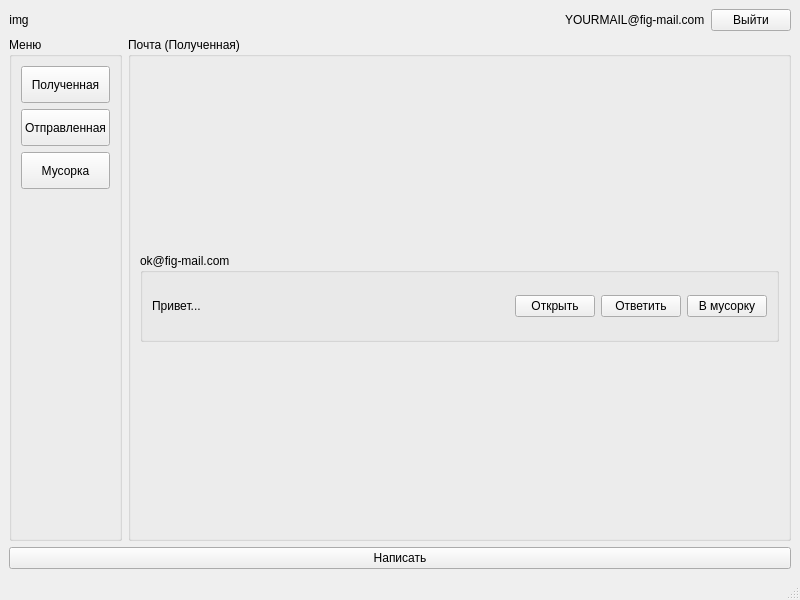
<?xml version="1.0" encoding="UTF-8"?>
<ui version="4.0">
 <class>MainWindow</class>
 <widget class="QMainWindow" name="MainWindow">
  <property name="geometry">
   <rect>
    <x>0</x>
    <y>0</y>
    <width>800</width>
    <height>600</height>
   </rect>
  </property>
  <property name="windowTitle">
   <string>MainWindow</string>
  </property>
  <widget class="QWidget" name="centralwidget">
   <layout class="QVBoxLayout" name="verticalLayout">
    <item>
     <layout class="QHBoxLayout" name="horizontalLayout">
      <item>
       <widget class="QLabel" name="img_label">
        <property name="maximumSize">
         <size>
          <width>16777215</width>
          <height>100</height>
         </size>
        </property>
        <property name="text">
         <string>img</string>
        </property>
        <property name="alignment">
         <set>Qt::AlignCenter</set>
        </property>
       </widget>
      </item>
      <item>
       <spacer name="horizontalSpacer">
        <property name="orientation">
         <enum>Qt::Horizontal</enum>
        </property>
        <property name="sizeType">
         <enum>QSizePolicy::Expanding</enum>
        </property>
        <property name="sizeHint" stdset="0">
         <size>
          <width>40</width>
          <height>1</height>
         </size>
        </property>
       </spacer>
      </item>
      <item>
       <widget class="QLabel" name="label">
        <property name="maximumSize">
         <size>
          <width>16777215</width>
          <height>100</height>
         </size>
        </property>
        <property name="text">
         <string>YOURMAIL@fig-mail.com</string>
        </property>
       </widget>
      </item>
      <item>
       <widget class="QPushButton" name="pushButton">
        <property name="text">
         <string>Выйти</string>
        </property>
       </widget>
      </item>
     </layout>
    </item>
    <item>
     <layout class="QHBoxLayout" name="horizontalLayout_2">
      <item>
       <widget class="QGroupBox" name="groupBox_2">
        <property name="maximumSize">
         <size>
          <width>115</width>
          <height>16777215</height>
         </size>
        </property>
        <property name="title">
         <string>Меню</string>
        </property>
        <layout class="QVBoxLayout" name="verticalLayout_2">
         <item>
          <widget class="QPushButton" name="pushButton_2">
           <property name="minimumSize">
            <size>
             <width>0</width>
             <height>37</height>
            </size>
           </property>
           <property name="text">
            <string>Полученная</string>
           </property>
          </widget>
         </item>
         <item>
          <widget class="QPushButton" name="pushButton_3">
           <property name="minimumSize">
            <size>
             <width>0</width>
             <height>37</height>
            </size>
           </property>
           <property name="text">
            <string>Отправленная</string>
           </property>
          </widget>
         </item>
         <item>
          <widget class="QPushButton" name="pushButton_4">
           <property name="minimumSize">
            <size>
             <width>0</width>
             <height>37</height>
            </size>
           </property>
           <property name="text">
            <string>Мусорка</string>
           </property>
          </widget>
         </item>
         <item>
          <spacer name="verticalSpacer">
           <property name="orientation">
            <enum>Qt::Vertical</enum>
           </property>
           <property name="sizeType">
            <enum>QSizePolicy::Expanding</enum>
           </property>
           <property name="sizeHint" stdset="0">
            <size>
             <width>20</width>
             <height>40</height>
            </size>
           </property>
          </spacer>
         </item>
        </layout>
       </widget>
      </item>
      <item>
       <widget class="QGroupBox" name="groupBox">
        <property name="minimumSize">
         <size>
          <width>0</width>
          <height>464</height>
         </size>
        </property>
        <property name="title">
         <string>Почта (Полученная)</string>
        </property>
        <layout class="QVBoxLayout" name="verticalLayout_4">
         <item>
          <widget class="QGroupBox" name="groupBox_3">
           <property name="maximumSize">
            <size>
             <width>16777215</width>
             <height>89</height>
            </size>
           </property>
           <property name="title">
            <string>ok@fig-mail.com</string>
           </property>
           <layout class="QHBoxLayout" name="horizontalLayout_3" stretch="1,0,0,0">
            <item>
             <widget class="QLabel" name="label_2">
              <property name="text">
               <string>Привет...</string>
              </property>
             </widget>
            </item>
            <item>
             <widget class="QPushButton" name="pushButton_8">
              <property name="text">
               <string>Открыть</string>
              </property>
             </widget>
            </item>
            <item>
             <widget class="QPushButton" name="pushButton_6">
              <property name="text">
               <string>Ответить</string>
              </property>
             </widget>
            </item>
            <item>
             <widget class="QPushButton" name="pushButton_7">
              <property name="text">
               <string>В мусорку</string>
              </property>
             </widget>
            </item>
           </layout>
          </widget>
         </item>
        </layout>
       </widget>
      </item>
     </layout>
    </item>
    <item>
     <widget class="QPushButton" name="pushButton_5">
      <property name="text">
       <string>Написать</string>
      </property>
     </widget>
    </item>
   </layout>
  </widget>
  <widget class="QMenuBar" name="menubar">
   <property name="geometry">
    <rect>
     <x>0</x>
     <y>0</y>
     <width>800</width>
     <height>21</height>
    </rect>
   </property>
  </widget>
  <widget class="QStatusBar" name="statusbar"/>
 </widget>
 <resources/>
 <connections/>
</ui>
